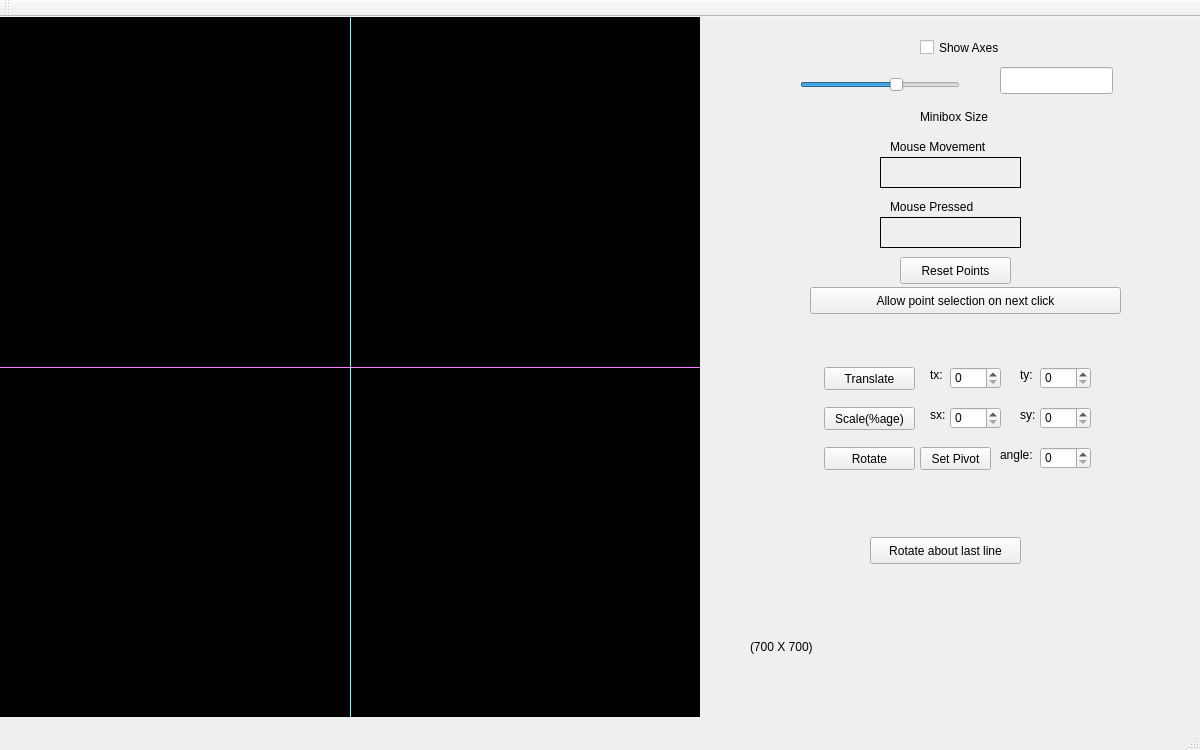
<?xml version="1.0" encoding="UTF-8"?>
<ui version="4.0">
 <class>MainWindow</class>
 <widget class="QMainWindow" name="MainWindow">
  <property name="geometry">
   <rect>
    <x>0</x>
    <y>0</y>
    <width>1200</width>
    <height>750</height>
   </rect>
  </property>
  <property name="windowTitle">
   <string>MainWindow</string>
  </property>
  <widget class="QWidget" name="centralWidget">
   <widget class="my_label" name="frame">
    <property name="geometry">
     <rect>
      <x>0</x>
      <y>0</y>
      <width>700</width>
      <height>700</height>
     </rect>
    </property>
    <property name="sizePolicy">
     <sizepolicy hsizetype="Preferred" vsizetype="Preferred">
      <horstretch>0</horstretch>
      <verstretch>0</verstretch>
     </sizepolicy>
    </property>
    <property name="mouseTracking">
     <bool>true</bool>
    </property>
    <property name="styleSheet">
     <string notr="true">background-color: rgb(0, 0, 0);</string>
    </property>
    <property name="frameShape">
     <enum>QFrame::Box</enum>
    </property>
    <property name="text">
     <string/>
    </property>
   </widget>
   <widget class="QLabel" name="mouse_movement">
    <property name="geometry">
     <rect>
      <x>880</x>
      <y>140</y>
      <width>141</width>
      <height>31</height>
     </rect>
    </property>
    <property name="frameShape">
     <enum>QFrame::Panel</enum>
    </property>
    <property name="text">
     <string/>
    </property>
   </widget>
   <widget class="QLabel" name="label_3">
    <property name="geometry">
     <rect>
      <x>890</x>
      <y>120</y>
      <width>121</width>
      <height>20</height>
     </rect>
    </property>
    <property name="text">
     <string>Mouse Movement</string>
    </property>
   </widget>
   <widget class="QLabel" name="label_6">
    <property name="geometry">
     <rect>
      <x>750</x>
      <y>620</y>
      <width>81</width>
      <height>20</height>
     </rect>
    </property>
    <property name="text">
     <string>(700 X 700)</string>
    </property>
   </widget>
   <widget class="Line" name="x_axis">
    <property name="geometry">
     <rect>
      <x>0</x>
      <y>350</y>
      <width>700</width>
      <height>1</height>
     </rect>
    </property>
    <property name="styleSheet">
     <string notr="true">background-color: rgb(255, 85, 255);</string>
    </property>
    <property name="orientation">
     <enum>Qt::Horizontal</enum>
    </property>
   </widget>
   <widget class="Line" name="y_axis">
    <property name="geometry">
     <rect>
      <x>350</x>
      <y>0</y>
      <width>1</width>
      <height>700</height>
     </rect>
    </property>
    <property name="styleSheet">
     <string notr="true">
background-color: rgb(85, 255, 255);</string>
    </property>
    <property name="orientation">
     <enum>Qt::Vertical</enum>
    </property>
   </widget>
   <widget class="QCheckBox" name="show_axes">
    <property name="geometry">
     <rect>
      <x>920</x>
      <y>20</y>
      <width>101</width>
      <height>21</height>
     </rect>
    </property>
    <property name="text">
     <string>Show Axes</string>
    </property>
   </widget>
   <widget class="QSlider" name="horizontalSlider">
    <property name="geometry">
     <rect>
      <x>800</x>
      <y>60</y>
      <width>160</width>
      <height>16</height>
     </rect>
    </property>
    <property name="minimum">
     <number>2</number>
    </property>
    <property name="maximum">
     <number>15</number>
    </property>
    <property name="sliderPosition">
     <number>10</number>
    </property>
    <property name="orientation">
     <enum>Qt::Horizontal</enum>
    </property>
   </widget>
   <widget class="QLabel" name="label_4">
    <property name="geometry">
     <rect>
      <x>920</x>
      <y>90</y>
      <width>91</width>
      <height>20</height>
     </rect>
    </property>
    <property name="text">
     <string>Minibox Size</string>
    </property>
   </widget>
   <widget class="QLineEdit" name="lineEdit">
    <property name="geometry">
     <rect>
      <x>1000</x>
      <y>50</y>
      <width>113</width>
      <height>27</height>
     </rect>
    </property>
   </widget>
   <widget class="QLabel" name="label_5">
    <property name="geometry">
     <rect>
      <x>890</x>
      <y>180</y>
      <width>121</width>
      <height>20</height>
     </rect>
    </property>
    <property name="text">
     <string>Mouse Pressed</string>
    </property>
   </widget>
   <widget class="QLabel" name="mouse_press">
    <property name="geometry">
     <rect>
      <x>880</x>
      <y>200</y>
      <width>141</width>
      <height>31</height>
     </rect>
    </property>
    <property name="frameShape">
     <enum>QFrame::Panel</enum>
    </property>
    <property name="text">
     <string/>
    </property>
   </widget>
   <widget class="QPushButton" name="pushButton_4">
    <property name="geometry">
     <rect>
      <x>900</x>
      <y>240</y>
      <width>111</width>
      <height>27</height>
     </rect>
    </property>
    <property name="text">
     <string>Reset Points</string>
    </property>
   </widget>
   <widget class="QPushButton" name="scale">
    <property name="geometry">
     <rect>
      <x>824</x>
      <y>390</y>
      <width>91</width>
      <height>23</height>
     </rect>
    </property>
    <property name="text">
     <string>Scale(%age)</string>
    </property>
   </widget>
   <widget class="QSpinBox" name="trans_x">
    <property name="geometry">
     <rect>
      <x>950</x>
      <y>350</y>
      <width>51</width>
      <height>22</height>
     </rect>
    </property>
   </widget>
   <widget class="QSpinBox" name="trans_y">
    <property name="geometry">
     <rect>
      <x>1040</x>
      <y>350</y>
      <width>51</width>
      <height>22</height>
     </rect>
    </property>
   </widget>
   <widget class="QLabel" name="label_17">
    <property name="geometry">
     <rect>
      <x>1000</x>
      <y>430</y>
      <width>41</width>
      <height>16</height>
     </rect>
    </property>
    <property name="text">
     <string>angle:</string>
    </property>
   </widget>
   <widget class="QPushButton" name="rotate">
    <property name="geometry">
     <rect>
      <x>824</x>
      <y>430</y>
      <width>91</width>
      <height>23</height>
     </rect>
    </property>
    <property name="text">
     <string>Rotate</string>
    </property>
   </widget>
   <widget class="QLabel" name="label_13">
    <property name="geometry">
     <rect>
      <x>1020</x>
      <y>350</y>
      <width>31</width>
      <height>16</height>
     </rect>
    </property>
    <property name="text">
     <string>ty:</string>
    </property>
   </widget>
   <widget class="QSpinBox" name="rot">
    <property name="geometry">
     <rect>
      <x>1040</x>
      <y>430</y>
      <width>51</width>
      <height>22</height>
     </rect>
    </property>
    <property name="maximum">
     <number>360</number>
    </property>
   </widget>
   <widget class="QPushButton" name="setPivot">
    <property name="geometry">
     <rect>
      <x>920</x>
      <y>430</y>
      <width>71</width>
      <height>23</height>
     </rect>
    </property>
    <property name="text">
     <string>Set Pivot</string>
    </property>
   </widget>
   <widget class="QSpinBox" name="scl_y">
    <property name="geometry">
     <rect>
      <x>1040</x>
      <y>390</y>
      <width>51</width>
      <height>22</height>
     </rect>
    </property>
    <property name="maximum">
     <number>1000</number>
    </property>
   </widget>
   <widget class="QLabel" name="label_12">
    <property name="geometry">
     <rect>
      <x>930</x>
      <y>390</y>
      <width>31</width>
      <height>16</height>
     </rect>
    </property>
    <property name="text">
     <string>sx:</string>
    </property>
   </widget>
   <widget class="QLabel" name="label_14">
    <property name="geometry">
     <rect>
      <x>930</x>
      <y>350</y>
      <width>31</width>
      <height>16</height>
     </rect>
    </property>
    <property name="text">
     <string>tx:</string>
    </property>
   </widget>
   <widget class="QSpinBox" name="scl_x">
    <property name="geometry">
     <rect>
      <x>950</x>
      <y>390</y>
      <width>51</width>
      <height>22</height>
     </rect>
    </property>
    <property name="maximum">
     <number>1000</number>
    </property>
   </widget>
   <widget class="QPushButton" name="translate">
    <property name="geometry">
     <rect>
      <x>824</x>
      <y>350</y>
      <width>91</width>
      <height>23</height>
     </rect>
    </property>
    <property name="text">
     <string>Translate</string>
    </property>
   </widget>
   <widget class="QLabel" name="label_15">
    <property name="geometry">
     <rect>
      <x>1020</x>
      <y>390</y>
      <width>31</width>
      <height>16</height>
     </rect>
    </property>
    <property name="text">
     <string>sy:</string>
    </property>
   </widget>
   <widget class="QPushButton" name="pushButton_6">
    <property name="geometry">
     <rect>
      <x>810</x>
      <y>270</y>
      <width>311</width>
      <height>27</height>
     </rect>
    </property>
    <property name="text">
     <string>Allow point selection on next click</string>
    </property>
   </widget>
   <widget class="QPushButton" name="pushButton_7">
    <property name="geometry">
     <rect>
      <x>870</x>
      <y>520</y>
      <width>151</width>
      <height>27</height>
     </rect>
    </property>
    <property name="text">
     <string>Rotate about last line</string>
    </property>
   </widget>
  </widget>
  <widget class="QMenuBar" name="menuBar">
   <property name="geometry">
    <rect>
     <x>0</x>
     <y>0</y>
     <width>1200</width>
     <height>24</height>
    </rect>
   </property>
  </widget>
  <widget class="QToolBar" name="mainToolBar">
   <attribute name="toolBarArea">
    <enum>TopToolBarArea</enum>
   </attribute>
   <attribute name="toolBarBreak">
    <bool>false</bool>
   </attribute>
  </widget>
  <widget class="QStatusBar" name="statusBar"/>
 </widget>
 <layoutdefault spacing="6" margin="11"/>
 <customwidgets>
  <customwidget>
   <class>my_label</class>
   <extends>QLabel</extends>
   <header location="global">my_label.h</header>
  </customwidget>
 </customwidgets>
 <resources/>
 <connections/>
</ui>
